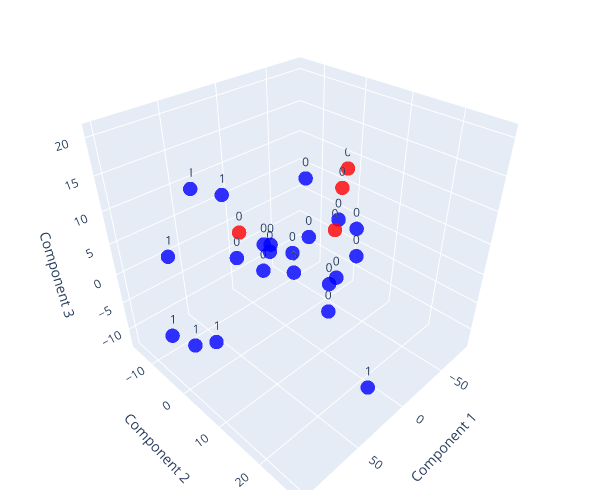

The notebook cell saved with this chart:
### Code cell
pca,  kmeans, pca_data, dpn = run_pca(median_pivot[time_metrics+['DPN']])
plot_pca(pca_data, kmeans, dpn)

### Figure 1 — Plotly figure (JSON) as saved in the notebook; plotly's stock layout.template omitted (floating-point values rounded to 4 significant figures)
{"data": [{"marker": {"color": ["blue", "blue", "blue", "blue", "blue", "blue", "blue", "blue", "blue", "blue", "blue", "blue", "blue", "blue", "blue", "blue", "blue", "blue", "blue", "blue", "blue", "blue", "red", "red", "red", "red"], "opacity": 0.8, "size": 5}, "mode": "markers+text", "text": ["0", "0", "0", "0", "0", "1", "0", "0", "1", "0", "0", "0", "0", "0", "1", "1", "1", "0", "0", "1", "0", "1", "0", "0", "0", "0"], "textposition": "top center", "type": "scatter3d", "x": [13.54, -22.65, 1.876, -35.43, -14.8, 82.13, -67.17, -6.464, 72.19, -4.797, -57.35, -48.54, -62.88, -26.79, 37.82, 36.56, 93.91, -23.85, 10.99, 100.2, 21.69, 87.36, -81.9, 8.14, -72.85, -40.94], "y": [-0.1793, -3.422, -5.657, 3.764, -1.182, -7.793, 3.817, -7.507, -7.097, 10.14, 1.066, -5.873, 5.006, 7.273, 27.51, -15.16, 12.48, 0.709, -1.12, 9.913, -7.703, -8.564, -2.037, -10.54, -1.444, 3.599], "z": [2.914, -3.061, -4.966, -7.257, -5.098, 4.254, 0.1751, -1.602, -12.48, -6.264, 1.663, 7.185, -4.048, -3.637, -5.029, 8.678, 20.65, 1.286, 1.137, 0.8278, -1.575, -9.435, 7.702, 0.6836, 5.196, 2.098]}], "layout": {"height": 500, "margin": {"b": 10, "l": 10, "r": 10, "t": 10}, "scene": {"aspectmode": "cube", "aspectratio": {"x": 1, "y": 1, "z": 1}, "xaxis": {"title": {"text": "Component 1"}}, "yaxis": {"title": {"text": "Component 2"}}, "zaxis": {"title": {"text": "Component 3"}}}, "width": 600}}
